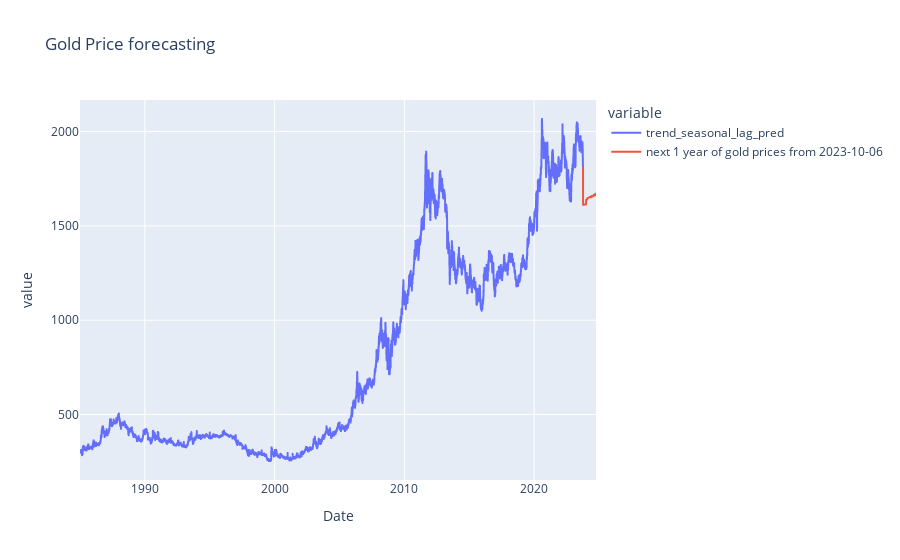

The code cell stored with this chart in its notebook:
### Code cell
import plotly.express as px

px.line(train_plot_df)
# Create the first line chart
fig = px.line(train_plot_df, title='Gold Price forecasting')

# Add the second line chart to the same figure
fig.add_scatter(x = df_forecast.index, y= df_forecast['future_forecast'], mode='lines', name='next 1 year of gold prices from 2023-10-06')

# Show the plot
fig.show()

### Figure 1 — Plotly figure (JSON) as saved in the notebook; plotly's stock layout.template omitted (floating-point values rounded to 4 significant figures; data arrays with more than 128 entries replaced by an {"elided": "..."} marker saying what was removed)
{"data": [{"hovertemplate": "variable=trend_seasonal_lag_pred<br>Date=%{x}<br>value=%{y}<extra></extra>", "legendgroup": "trend_seasonal_lag_pred", "line": {"color": "#636efa", "dash": "solid"}, "marker": {"symbol": "circle"}, "mode": "lines", "name": "trend_seasonal_lag_pred", "showlegend": true, "type": "scattergl", "x": {"elided": "10113 str values"}, "xaxis": "x", "y": {"elided": "10113 float values"}, "yaxis": "y"}, {"mode": "lines", "name": "next 1 year of gold prices from 2023-10-06", "type": "scatter", "x": {"elided": "366 str values"}, "y": {"elided": "366 float values"}}], "layout": {"legend": {"title": {"text": "variable"}, "tracegroupgap": 0}, "title": {"text": "Gold Price forecasting"}, "xaxis": {"anchor": "y", "domain": [0, 1], "title": {"text": "Date"}}, "yaxis": {"anchor": "x", "domain": [0, 1], "title": {"text": "value"}}}}
